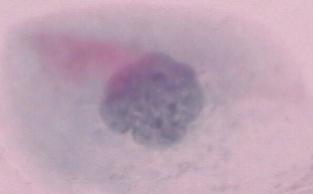
#> input picture dataset/cancerous/148494967-148494986-001.BMP, 313 x 194 px; its folder holds only this picture in this run
$ python train_models.py
#> lines starting #> are read from the running program, lines starting #| are printed output that depends on the picture
import numpy as np
import cv2
import os
import json
import joblib

from sklearn.model_selection import train_test_split
from sklearn.metrics import accuracy_score, classification_report, confusion_matrix
from sklearn.preprocessing import StandardScaler
from sklearn.pipeline import make_pipeline

from sklearn.linear_model import LogisticRegression
from sklearn.svm import SVC
from sklearn.neighbors import KNeighborsClassifier
from sklearn.ensemble import RandomForestClassifier

# -------------------------------
# LOAD DATASET
# -------------------------------
data = []
labels = []
IMG_SIZE = 128
dataset_path = "dataset"

print("📁 Categories found:", os.listdir(dataset_path))

for category in os.listdir(dataset_path):
    path = os.path.join(dataset_path, category)

    # Robust labeling
    if category.lower() == "normal":
        label = 0
    else:
        label = 1

    for img in os.listdir(path):
        try:
            img_path = os.path.join(path, img)
            img_array = cv2.imread(img_path)
#> img_array is the input picture: shape (194, 313, 3); mean B, G, R 179.9, 163, 188.3

            if img_array is None:
                continue

            img_array = cv2.resize(img_array, (IMG_SIZE, IMG_SIZE))
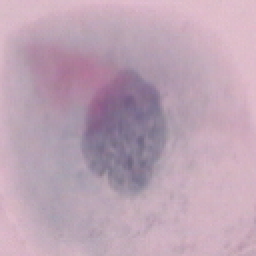
#> img_array: shape (128, 128, 3) (shown 2 times larger); mean B, G, R 179.8, 162.9, 188.2
            data.append(img_array)
            labels.append(label)

        except:
            pass

data = np.array(data) / 255.0
labels = np.array(labels)

print("✅ Number of images loaded:", len(data))
#| ✅ Number of images loaded: 2
print("📊 Label distribution:", np.bincount(labels))

# -------------------------------
# PREPARE DATA
# -------------------------------
data_flat = data.reshape(len(data), -1)

X_train, X_test, y_train, y_test = train_test_split(
    data_flat, labels, test_size=0.2, random_state=42
)
#> y_train = [1]; y_test = [0]

# -------------------------------
# ML MODELS
# -------------------------------

# Logistic Regression
lr = make_pipeline(
    StandardScaler(),
    LogisticRegression(max_iter=2000)
)
#> (the run stopped early here; a loop or call above may not have finished)
